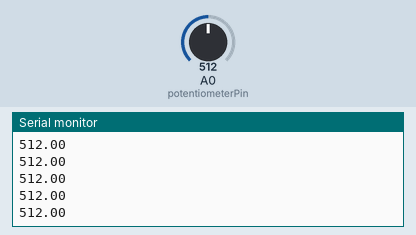
The sketch below on a simulated Arduino Uno, built with avr-gcc and run on an emulated ATmega328P. Shown: the last lines printed to the serial monitor. The test bench sets the inputs (shaded band); at power-on: A0 (potentiometerPin) = 512.

Above: at 1.2 s.
1.3 s: A0 (potentiometerPin) set to 716
At 2.1 s:
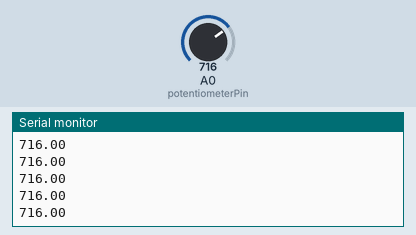
2.8 s: A0 (potentiometerPin) set to 900
At 3.5 s:
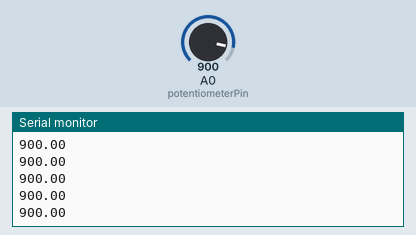
Timing chart, 0 to 5.8 s (numbered marks = the images above; inputs shaded):
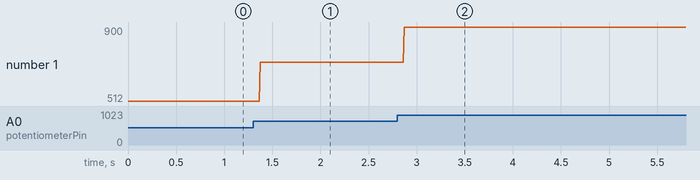

Measured:
- after the input at 1.3 s, the serial monitor: prints a new line after 0.07 s (image 1)
- after the input at 2.8 s, the serial monitor: prints a new line after 0.07 s (image 2)
- plotted number 1: 512 → 716 after the input at 1.3 s, 716 → 900 after the input at 2.8 s

The sketch:

potentiometer.ino
```cpp
int potentiometerPin = A0;
void setup() {
  // put your setup code here, to run once:

  Serial.begin(9600);
}

void loop() {
  float value = analogRead(potentiometerPin);
  // put your main code here, to run repeatedly:
  Serial.println(value);
}
```
